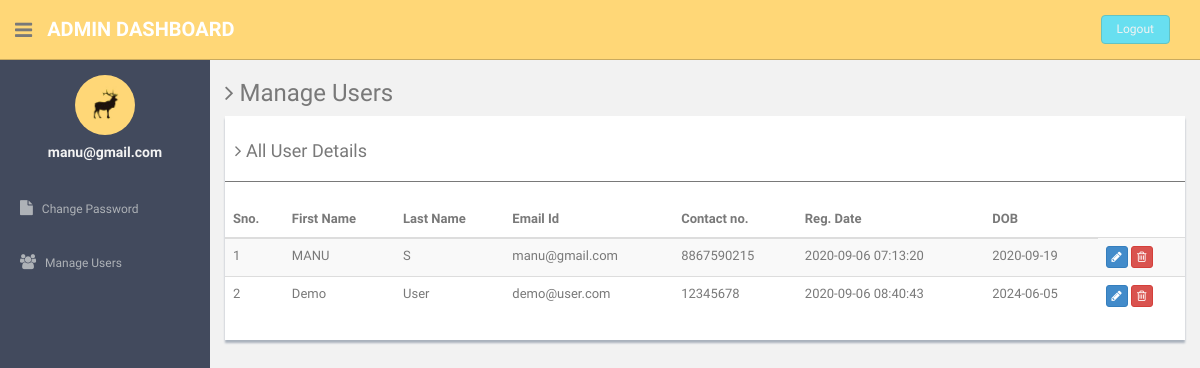
The page /admin/manage-users.php (signed in) on the database its author committed.
### tables this page shows
CREATE TABLE `users` (
  `id` int(11) NOT NULL,
  `fname` varchar(255) DEFAULT NULL,
  `lname` varchar(255) DEFAULT NULL,
  `email` varchar(255) DEFAULT NULL,
  `password` varchar(300) DEFAULT NULL,
  `contactno` varchar(11) DEFAULT NULL,
  `posting_date` timestamp NOT NULL DEFAULT current_timestamp(),
  `dob` date DEFAULT NULL
);

### admin/manage-users.php (the view, shortened to what this page needs)
<?php
include'dbconnection.php';
if (strlen($_SESSION['id']==0)) {
  header('location:logout.php');
  } else{
?><!DOCTYPE html>
<html lang="en">
  <head>
    <link href="assets/css/bootstrap.css" rel="stylesheet">
    <link href="assets/font-awesome/css/font-awesome.css" rel="stylesheet" />
    <link href="assets/css/style.css" rel="stylesheet">
    <link href="assets/css/style-responsive.css" rel="stylesheet">
  </head>
  <body>
  <section id="container" >
      <header class="header black-bg">
              <div class="sidebar-toggle-box">
                  <div class="fa fa-bars tooltips" data-placement="right" data-original-title="Toggle Navigation"></div>
              </div>
            <a href="#" class="logo"><b>Admin Dashboard</b></a>
            <div class="top-menu">
            	<ul class="nav pull-right top-menu">
                    <li><a class="logout" href="logout.php">Logout</a></li>
            	</ul>
            </div>
        </header>
      <aside>
          <div id="sidebar"  class="nav-collapse ">
              <ul class="sidebar-menu" id="nav-accordion">
              	  <p class="centered"><a href="#"><img src="assets/img/ui-sam.jpg" class="img-circle" width="60"></a></p>
              	  <h5 class="centered"><?php echo $_SESSION['login'];?></h5>
                  <li class="mt">
                      <a href="change-password.php">
                          <i class="fa fa-file"></i>
                          <span>Change Password</span>
                      </a>
                  </li>
                  <li class="sub-menu">
                      <a href="manage-users.php" >
                          <i class="fa fa-users"></i>
                          <span>Manage Users</span>
                      </a>
                  </li>
              </ul>
          </div>
      </aside>
      <section id="main-content">
          <section class="wrapper">
          	<h3><i class="fa fa-angle-right"></i> Manage Users</h3>
				<div class="row">
                  <div class="col-md-12">
                      <div class="content-panel">
                          <table class="table table-striped table-advance table-hover">
	                  	  	  <h4><i class="fa fa-angle-right"></i> All User Details </h4>
	                  	  	  <hr>
                              <thead>
                              <tr>
                                  <th>Sno.</th>
                                  <th class="hidden-phone">First Name</th>
                                  <th> Last Name</th>
                                  <th> Email Id</th>
                                  <th>Contact no.</th>
                                  <th>Reg. Date</th>
                                  <th>DOB</th>
                              </tr>
                              </thead>
                              <tbody>
                              <?php $ret=mysqli_query($con,"select * from users");
							  $cnt=1;
							  while($row=mysqli_fetch_array($ret))
							  {?>
                              <tr>
                              <td><?php echo $cnt;?></td>
                                  <td><?php echo $row['fname'];?></td>
                                  <td><?php echo $row['lname'];?></td>
                                  <td><?php echo $row['email'];?></td>
                                  <td><?php echo $row['contactno'];?></td>
                                  <td><?php echo $row['posting_date'];?></td>
                                  <td><?php echo $row['dob'];?></td>
                                  <td>
                                     <a href="update-profile.php?uid=<?php echo $row['id'];?>">
                                     <button class="btn btn-primary btn-xs"><i class="fa fa-pencil"></i></button></a>
                                     <a href="manage-users.php?id=<?php echo $row['id'];?>">
                                     <button class="btn btn-danger btn-xs" onClick="return confirm('Do you really want to delete');"><i class="fa fa-trash-o "></i></button></a>
                                  </td>
                              </tr>
                              <?php $cnt=$cnt+1; }?>
                              </tbody>
                          </table>
                      </div>
                  </div>
              </div>
		</section>
      </section
  ></section>
  </body>
</html>
<?php } ?>

### admin/assets/css/style.css (style rules this page uses)
body { color: #797979; background: #f2f2f2; font-family: 'Ruda', sans-serif; padding: 0px !important; margin: 0px !important; font-size:13px; }
ul li { list-style: none; }
a, a:hover, a:focus { text-decoration: none; outline: none; }
#container { width: 100%; height: 100%; }
hr { margin-top: 20px; margin-bottom: 20px; border: 0; border-top: 1px solid #797979; }
.centered { text-align: center; }
.mt { margin-top: 25px; }
ul.top-menu > li > .logout { color: #f2f2f2; font-size: 12px; border-radius: 4px; -webkit-border-radius: 4px; border: 1px solid #64c3c2 !important; padding: 5px 15px; margin-right: 15px; background: #68dff0; margin-top: 15px; }
#sidebar { width: 210px; height: 100%; position: fixed; background: #424a5d; }
#sidebar h5 { color: #f2f2f2; font-weight: 700; }
#sidebar ul li { position: relative; }
ul.sidebar-menu , ul.sidebar-menu li ul.sub { margin: -2px 0 0; padding: 0; }
ul.sidebar-menu { margin-top: 75px; }
ul.sidebar-menu li { margin-bottom: 5px; margin-left:10px; margin-right:10px; }
ul.sidebar-menu li.sub-menu { line-height: 15px; }
ul.sidebar-menu li a span { display: inline-block; }
ul.sidebar-menu li a { color: #aeb2b7; text-decoration: none; display: block; padding: 15px 0 15px 10px; font-size: 12px; outline: none; -webkit-transition: all 0.3s ease; -moz-transition: all 0.3s ease; -o-transition: all 0.3s ease; -ms-transition: all 0.3s ease; transition: all 0.3s ease; }
ul.sidebar-menu li a i { font-size: 15px; padding-right: 6px; }
#main-content { margin-left: 210px; }
.header, .footer { min-height: 60px; padding: 0 15px; }
.header { position: fixed; left: 0; right: 0; z-index: 1002; }
.black-bg { background: #ffd777; border-bottom: 1px solid #c9aa5f; }
.wrapper { display: inline-block; margin-top: 60px; padding-left: 15px; padding-right: 15px; padding-bottom: 15px; padding-top: 0px; width: 100%; }
a.logo { font-size: 20px; color: #ffffff; float: left; margin-top: 15px; text-transform: uppercase; }
a.logo b { font-weight: 900; }
#top_menu .nav > li, ul.top-menu > li { float: left; }
ul.top-menu > li > a { color: #666666; font-size: 16px; border-radius: 4px; -webkit-border-radius: 4px; border:1px solid #666666 !important; padding: 2px 6px; margin-right: 15px; }
.sidebar-toggle-box { float: left; padding-right: 15px; margin-top: 20px; }
.sidebar-toggle-box .fa-bars { cursor: pointer; display: inline-block; font-size: 20px; }
.content-panel { background: #ffffff; box-shadow: 0px 3px 2px #aab2bd; padding-top: 15px; padding-bottom: 5px; }
.content-panel h4 { margin-left: 10px; }

### rows shown on the page
users: fname "MANU", lname "S", email "manu@gmail.com", contactno "8867590215", posting_date "2020-09-06 07:13:20", dob "2020-09-19"
users: fname "Demo", lname "User", email "demo@user.com", contactno "12345678", posting_date "2020-09-06 08:40:43", dob "2024-06-05"

### other values the page prints
$_SESSION['login'] "manu@gmail.com"
